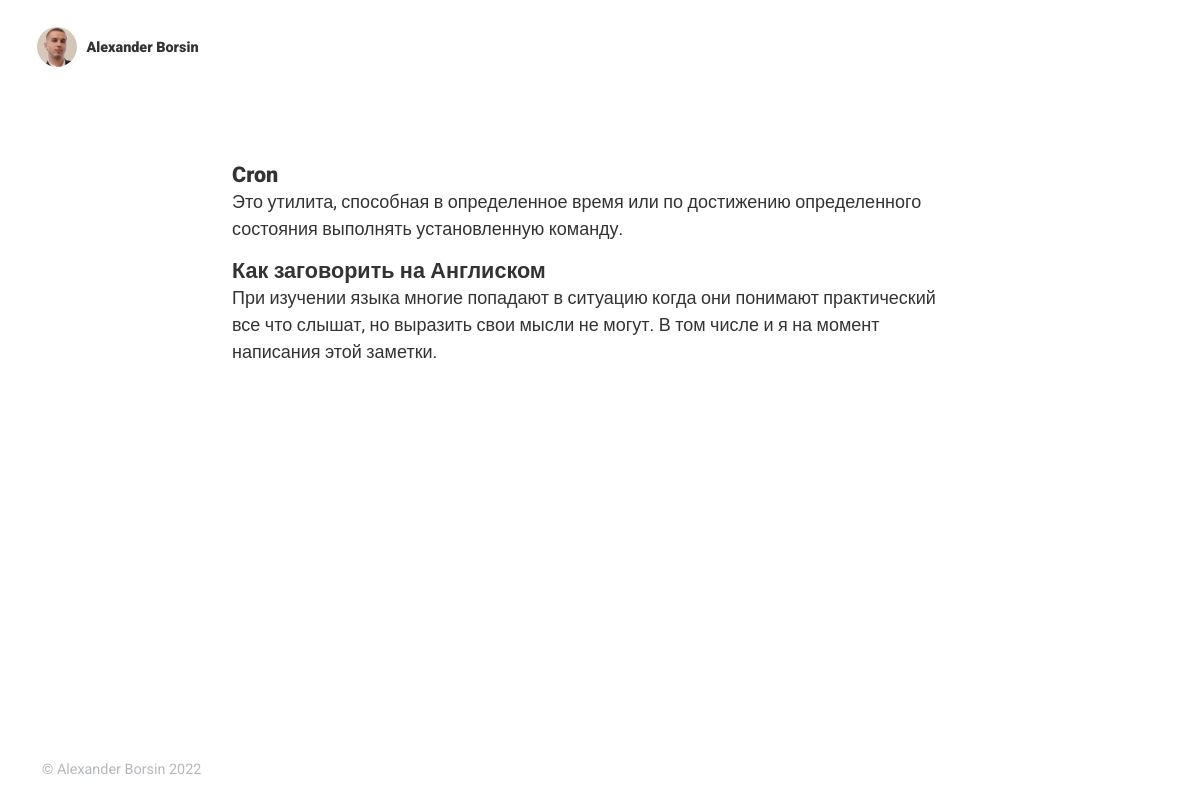
Before: / with the older database file.
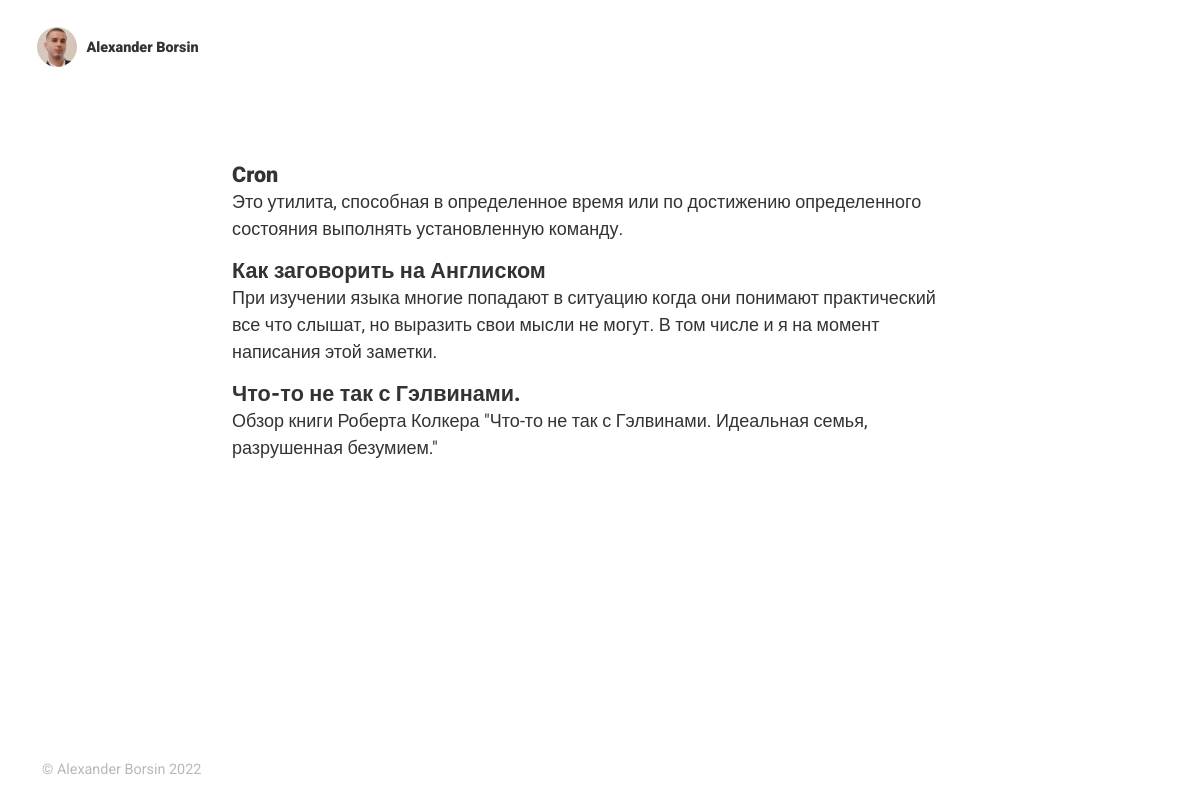
After: the same page with the newer database file.
### blog/models.py (models this page shows, shortened)
class Article(models.Model):
    title = models.CharField(max_length=255)
    summary = models.CharField(max_length=255)
    full_text = models.TextField()
    category = models.CharField(max_length=255)
    pubdate = models.DateTimeField()
    slug = models.CharField(max_length=255, unique=True)
    def get_absolute_url(self):
        return reverse('article_page', kwargs={'slug': self.slug})

### blog/views.py (the view)
# urls.py: path('', views.home_page, name='home_page'),
def home_page(request):
    articles = Article.objects.all()
    context = {'articles': articles}
    return render(request, 'home_page.html', context)

### blog/templates/home_page.html (shortened to what this page needs)
{% extends 'base.html' %}
{% load static %}
{% block content %}
    <div class="row justify-content-center">
        <div class="col-md-12 col-lg-8">
            <div class="article-list">
                {% for article in articles %}
                <div class="article">
                    <h2 class="article-title">
                        <a href="{{ article.get_absolute_url }}">{{article.title}}</a>
                    </h2>
                    <p class="article-summary">{{article.summary | safe}}</p>
                </div>
                {% endfor %}
            </div>
        </div>
    </div>
{% endblock %}

### blog/templates/base.html (shortened to what this page needs)
{% load static %}
<html>
    <head>
        <link href="https://cdn.jsdelivr.net/npm/bootstrap@5.0.2/dist/css/bootstrap.min.css" rel="stylesheet">
        <link href="{% static 'styles/styles.css' %}" rel="stylesheet">
    </head>
    <body>
    <div class="container">
        <div class="row page-header">
            <div class="col">
                <h1 class="avatar-top">
                    <img src="{% static 'img/avatar_vol2.jpg' %}"/>
                    <span class="author-name">Alexander Borsin</span>
                </h1>
            </div>
        </div>
        {% block content %}
        {% endblock %}
    </div>
    <footer class="footer">
        <div class="container">
            <span class="text-muted">© Alexander Borsin {% now "Y" %}</span>
        </div>
    </footer>
    </body>
</html>

### blog/static/styles/styles.css (style rules this page uses)
html { position: relative; min-height: 100%; }
body { color: #333; font-family: 'Roboto', Arial, sans-serif; font-size: 18px; font-weight: 400; margin-bottom: 60px; }
.page-header { height: 9em; margin-left: -20px; }
h2 { font-size: 1.5em; }
h2 { font-size: 1.2em; }
h1, h2, h3, h4 { font-family: 'Roboto', Arial, Helvetica, sans-serif; font-weight: 900; }
h1.avatar-top { margin-top: 2em; font-size: 0.8em; }
h1.avatar-top img { width: 46px; margin-right: .2em; clip-path: circle(20px at center); margin-top: -3px; }
.article { margin-button: 3em; }
h2.article-title { margin-bottom: 0; }
h2.article-title a { text-decoration: none; color: #333; }
.footer { position: absolute; bottom: 0; width: 100%; height: 60px; line-height: 60px; background-color: #fff; color: #ccc; font-family: 'Roboto', Arial, Helvetica, sans-serif; font-size: .8em; opacity: .5; }

Changed rows visible on the page:
added Article: title "Что-то не так с Гэлвинами.", summary "Обзор книги Роберта Колкера \"Что-то не так с Гэлвинами. Идеальная семья, разрушенная безумием.\""
